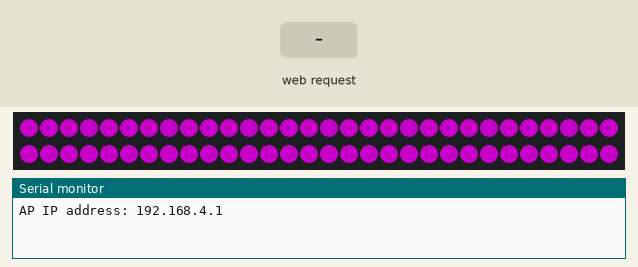
Simulated run of this sketch. Board: ESP8266 (NodeMCU). Parts: 60 RGB LEDs in strip order, left to right, continuing on the next row, the last lines printed to the serial monitor. The inputs (shaded band) are chosen by the test bench. Dim RGB values are drawn brighter than linear.

Above: at 1.25 s.
1.3 s: HTTP request GET /setTimes received
At 2.4 s:
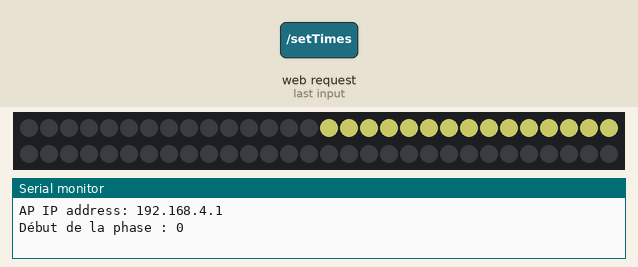
4.3 s: HTTP request GET /setTimes?entree=1&plat=1&fromage=1 received
At 5.11 s:
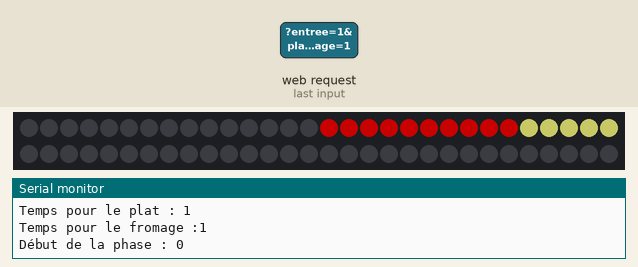
At 11.8 s:
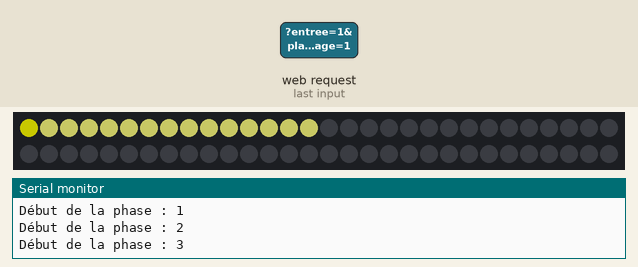
Timing chart, 0 to 13.3 s (numbered marks = the images above; inputs shaded):
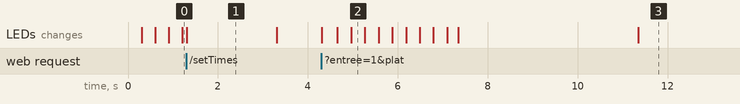

Measured:
- after the input at 1.3 s, the LEDs: change at once (image 1)
- after the input at 4.3 s, the LEDs: first change at once (image 2 shows a later state)

The sketch:

timergood.ino
```cpp
#include <Adafruit_NeoPixel.h>
#include <ESP8266WiFi.h>
#include <ESPAsyncTCP.h>
#include <ESPAsyncWebServer.h>
#include <DNSServer.h>

// Configuration NeoPixel
#define PIN D6        // Utilisez la broche D6 pour les NeoPixels sur le Weemos D1 R1
#define NUMPIXELS 60  // Changez selon le nombre de LEDs sur votre anneau
const int PIXEL_OFFSET = 15;  // Décalage pour démarrer à partir du pixel 15

Adafruit_NeoPixel strip = Adafruit_NeoPixel(NUMPIXELS, PIN, NEO_GRB + NEO_KHZ800);

// Configuration WiFi en mode AP
const char *ssid = "MealTimerAP";
const char *password = "password123";

// DNS server pour captive portal
const byte DNS_PORT = 53;
DNSServer dnsServer;

// Définir les durées (en secondes) pour chaque segment
unsigned long entreeTime = 60;    // 1 minute
unsigned long platTime = 300;     // 5 minutes
unsigned long fromageTime = 120;  // 2 minutes
unsigned long dessertTime = 120;  // 2 minutes

AsyncWebServer server(80);

// Page web HTML
const char index_html[] PROGMEM = R"rawliteral(
<!DOCTYPE HTML><html lang="fr"><head>
  <meta charset="UTF-8">
  <meta name="viewport" content="width=device-width, initial-scale=1">
  <title>Minuteur de Repas</title>
  <style>
    body { font-family: 'Arial', sans-serif; background-color: #7EB5B2; margin: 0; padding: 0; display: flex; justify-content: center; align-items: center; height: 100vh; }
    .container { background-color: #fff; border-radius: 10px; box-shadow: 0 4px 8px rgba(0, 0, 0, 0.1); max-width: 400px; width: 100%; padding: 20px; text-align: center; }
    h1 { color: #2E3374; font-size: 24px; margin-bottom: 20px; }
    label { display: block; color: #2E3374; font-size: 18px; margin-bottom: 10px; }
    input[type="text"] { width: 100%; padding: 10px; margin-bottom: 20px; border: 1px solid #ccc; border-radius: 5px; font-size: 16px; }
    input[type="submit"] { width: 100%; padding: 12px; background-color: #EA6F20; color: #fff; border: none; border-radius: 5px; font-size: 18px; cursor: pointer; transition: background-color 0.3s; }
    input[type="submit"]:hover { background-color: #EA6F20; }
  </style>
</head>
<body>
  <div class="container">
    <h1>Configurer le Minuteur de Repas</h1>
    <form action="/setTimes" method="GET">
      <label for="entree">Temps pour l'Entrée (secondes):</label>
      <input type="text" id="entree" name="entree" value="60">

      <label for="plat">Temps pour le Plat (secondes):</label>
      <input type="text" id="plat" name="plat" value="300">

      <label for="fromage">Temps pour le Fromage (secondes):</label>
      <input type="text" id="fromage" name="fromage" value="120">

      <label for="dessert">Temps pour le Dessert (secondes):</label>
      <input type="text" id="dessert" name="dessert" value="120">

      <input type="submit" value="Définir les temps">
    </form>
  </div>
</body>
</html>
)rawliteral";

enum MealPhase { ENTREE,
                 PLAT,
                 FROMAGE,
                 DESSERT,
                 NONE };

MealPhase currentPhase = NONE;
unsigned long phaseStartTime = 0;
unsigned long lastPulseTime = 0;
int pulseState = 0;  // Variable pour gérer l'état de la pulsation (de 0 à 255)
bool timerStarted = false;  // Indicateur pour savoir si le minuteur a démarré

void startPhase(MealPhase phase) {
  currentPhase = phase;
  phaseStartTime = millis();
  timerStarted = true;  // Indiquer que le minuteur a démarré

  Serial.print("Début de la phase : ");
  Serial.println(phase);

  strip.clear();
  strip.show();
}

void updatePhase() {
  if (!timerStarted) {
    pulseEffect();  // Effet de pulsation tant que le minuteur n'a pas démarré
    return;
  }

  unsigned long elapsedTime = millis() - phaseStartTime;

  int totalPixels = NUMPIXELS / 4;
  int litPixels = 0;
  uint32_t color = 0;
  uint32_t backgroundColor = strip.Color(100, 100, 50);  // Jaune très pâle pour le fond

  switch (currentPhase) {
    case ENTREE:
      litPixels = map(elapsedTime, 0, entreeTime * 1000, 0, totalPixels);
      color = strip.Color(100, 0, 0);  // Rouge
      if (elapsedTime > entreeTime * 1000) {
        startPhase(PLAT);
        return;
      }
      break;
    case PLAT:
      litPixels = map(elapsedTime, 0, platTime * 1000, 0, totalPixels);
      color = strip.Color(0, 100, 0);  // Vert
      if (elapsedTime > platTime * 1000) {
        startPhase(FROMAGE);
        return;
      }
      break;
    case FROMAGE:
      litPixels = map(elapsedTime, 0, fromageTime * 1000, 0, totalPixels);
      color = strip.Color(0, 0, 100);  // Bleu
      if (elapsedTime > fromageTime * 1000) {
        startPhase(DESSERT);
        return;
      }
      break;
    case DESSERT:
      litPixels = map(elapsedTime, 0, dessertTime * 1000, 0, totalPixels);
      color = strip.Color(100, 100, 0);  // Jaune
      if (elapsedTime > dessertTime * 1000) {
        startPhase(NONE);
        return;
      }
      break;
    case NONE:
      strip.clear();
      strip.show();
      return;
  }

  int startPixel = (currentPhase * totalPixels + PIXEL_OFFSET) % NUMPIXELS;  // Appliquer le décalage et gérer les dépassements
  int endPixel = startPixel + totalPixels;  // Définir le pixel de fin pour le segment

  // Colorer tous les pixels du segment avec la couleur de fond
  setColorSegment(startPixel, min(endPixel, NUMPIXELS), backgroundColor);

  // Colorer la progression avec la couleur correspondante
  setColorSegment(startPixel, min(startPixel + litPixels, NUMPIXELS), color);
}

void setColorSegment(int start, int end, uint32_t color) {
  for (int i = start; i < end; i++) {
    if (i >= NUMPIXELS) break;  // S'assurer de ne pas dépasser le nombre total de pixels
    strip.setPixelColor(i, color);
  }
  strip.show();
}

void pulseEffect() {
  unsigned long currentTime = millis();
  if (currentTime - lastPulseTime >= 20) {  // Contrôler la vitesse de la pulsation
    pulseState = (pulseState + 5) % 510;  // Valeur cyclique de 0 à 255 et retour
    int maxBrightness = 100;  // Ajuster cette valeur pour contrôler la luminosité maximale (100 au lieu de 255)
    int brightness = pulseState <= 255 ? pulseState : 510 - pulseState;  // Augmenter puis diminuer la luminosité
    brightness = map(brightness, 0, 255, 0, maxBrightness);  // Limiter la luminosité à la valeur maxBrightness
    uint32_t pulseColor = strip.Color(brightness, 0, brightness);  // Couleur rose avec intensité variable
    for (int i = 0; i < NUMPIXELS; i++) {
      strip.setPixelColor(i, pulseColor);
    }
    strip.show();
    lastPulseTime = currentTime;
  }
}

void setup() {
  Serial.begin(115200);

  // Initialiser NeoPixel
  strip.begin();
  strip.show();  // Initialize all pixels to 'off'

  // Configuration WiFi en mode AP
  WiFi.softAP(ssid, password);
  IPAddress IP = WiFi.softAPIP();
  Serial.print("AP IP address: ");
  Serial.println(IP);

  // Configurer le DNS server pour captive portal
  dnsServer.start(DNS_PORT, "*", IP);

  // Route pour la page web
  server.on("/", HTTP_GET, [](AsyncWebServerRequest *request) {
    request->send_P(200, "text/html", index_html);
  });

  // Route pour configurer les temps
  server.on("/setTimes", HTTP_GET, [](AsyncWebServerRequest *request) {
    if (request->hasParam("entree")) {
      entreeTime = request->getParam("entree")->value().toInt();
      Serial.print("Temps pour l'entrée : ");
      Serial.println(entreeTime);
    }
    if (request->hasParam("plat")) {
      platTime = request->getParam("plat")->value().toInt();
      Serial.print("Temps pour le plat : ");
      Serial.println(platTime);
    }
    if (request->hasParam("fromage")) {
      fromageTime = request->getParam("fromage")->value().toInt();
      Serial.print("Temps pour le fromage :");
      Serial.println(fromageTime);
    }
    if (request->hasParam("dessert")) {
      dessertTime = request->getParam("dessert")->value().toInt();
      Serial.print("Temps pour le dessert : ");
      Serial.println(dessertTime);
    }

    // Démarrer la première phase après la mise à jour des temps
    startPhase(ENTREE);

    request->send(200, "text/plain", "Temps mis à jour et minuterie démarrée");
  });

  server.begin();
}

void loop() {
  dnsServer.processNextRequest();  // Traiter les requêtes DNS pour captive portal
  updatePhase();
  delay(10);  // Ajouter un léger délai pour éviter le wdt reset
}
```
